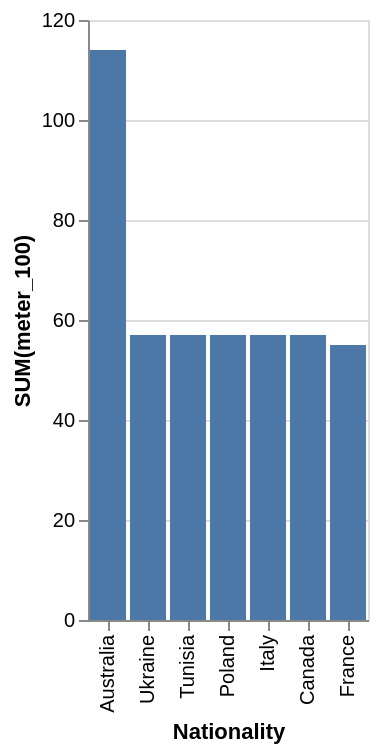

The specification (Vega-Lite) saved for this image:
### Vega-Lite specification from a JSON file in a GitHub repository (floating-point values rounded to 4 significant figures)
{"data": {"values": [{"x_data": "Australia", "y_data": 114}, {"x_data": "Ukraine", "y_data": 57}, {"x_data": "Tunisia", "y_data": 57}, {"x_data": "Poland", "y_data": 57}, {"x_data": "Italy", "y_data": 57}, {"x_data": "Canada", "y_data": 57}, {"x_data": "France", "y_data": 55}]}, "mark": "bar", "encoding": {"x": {"field": "x_data", "type": "nominal", "title": "Nationality", "sort": {"op": "sum", "field": "y_data", "order": "descending"}}, "y": {"field": "y_data", "type": "quantitative", "title": "SUM(meter_100)"}}}
